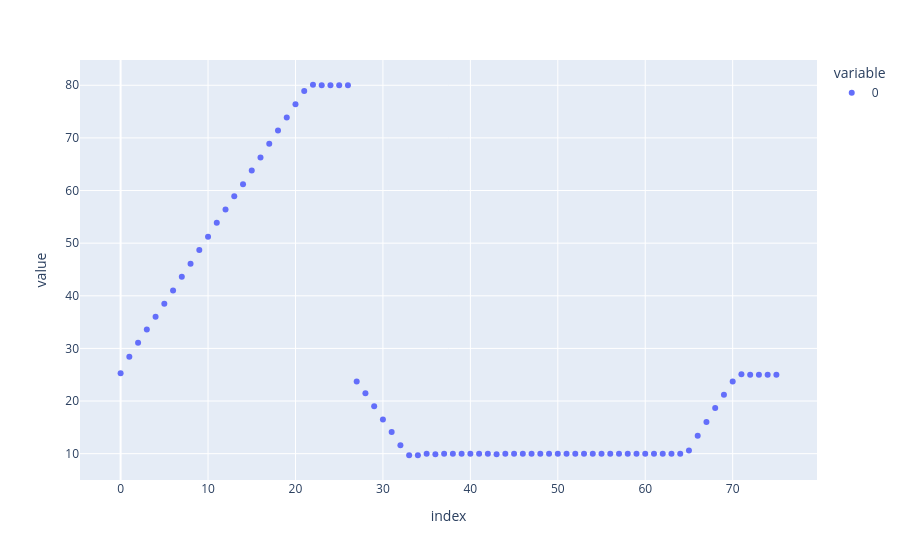

Notebook source saved alongside this figure:
### Code cell
px.scatter(Exp292_24_10C.get_T_profile())

### Figure 1 — Plotly figure (JSON) as saved in the notebook; plotly's stock layout.template omitted (floating-point values rounded to 4 significant figures)
{"data": [{"hovertemplate": "variable=0<br>index=%{x}<br>value=%{y}<extra></extra>", "legendgroup": "0", "marker": {"color": "#636efa", "symbol": "circle"}, "mode": "markers", "name": "0", "orientation": "v", "showlegend": true, "type": "scatter", "x": [0, 1, 2, 3, 4, 5, 6, 7, 8, 9, 10, 11, 12, 13, 14, 15, 16, 17, 18, 19, 20, 21, 22, 23, 24, 25, 26, 27, 28, 29, 30, 31, 32, 33, 34, 35, 36, 37, 38, 39, 40, 41, 42, 43, 44, 45, 46, 47, 48, 49, 50, 51, 52, 53, 54, 55, 56, 57, 58, 59, 60, 61, 62, 63, 64, 65, 66, 67, 68, 69, 70, 71, 72, 73, 74, 75], "xaxis": "x", "y": [25.3, 28.4, 31.1, 33.6, 36.0, 38.5, 41.0, 43.6, 46.1, 48.7, 51.2, 53.9, 56.4, 58.9, 61.2, 63.8, 66.3, 68.9, 71.4, 73.9, 76.4, 78.9, 80.1, 80.0, 80.0, 80.0, 80.0, 23.7, 21.5, 19.0, 16.5, 14.1, 11.6, 9.7, 9.7, 10.0, 9.9, 10.0, 10.0, 10.0, 10.0, 10.0, 10.0, 9.9, 10.0, 10.0, 10.0, 10.0, 10.0, 10.0, 10.0, 10.0, 10.0, 10.0, 10.0, 10.0, 10.0, 10.0, 10.0, 10.0, 10.0, 10.0, 10.0, 10.0, 10.0, 10.6, 13.4, 16.0, 18.7, 21.2, 23.7, 25.1, 25.0, 25.0, 25.0, 25.0], "yaxis": "y"}], "layout": {"legend": {"title": {"text": "variable"}, "tracegroupgap": 0}, "margin": {"t": 60}, "xaxis": {"anchor": "y", "domain": [0, 1], "title": {"text": "index"}}, "yaxis": {"anchor": "x", "domain": [0, 1], "title": {"text": "value"}}}}
